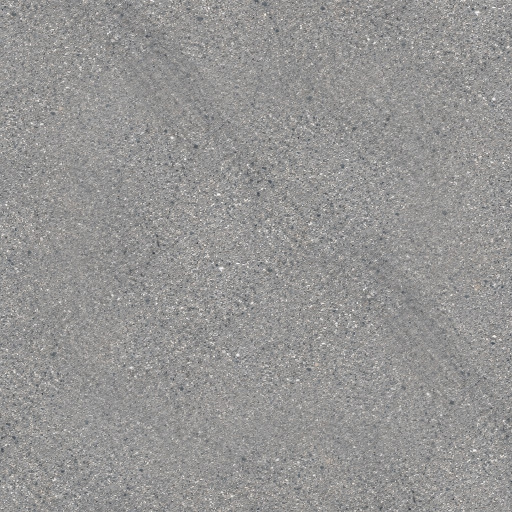
#> input picture assets/race/apron.jpg, 1024 x 1024 px (shown at 1/2 size)
$ python tileable.py ../assets/race/apron.jpg ../assets/race/asphalt.jpg
#> lines starting #> are read from the running program, lines starting #| are printed output that depends on the picture; after the words box and inside, x2 and y2 are one past the last pixel; in counts of white or black regions, pixels touching at a corner belong together
"""Make a photograph tile without seams: shift it by half (the old edges meet in the middle, the new edges are
the old middle, which already wraps), then cross-fade the unshifted image back in everywhere except near the new
edges, so the middle keeps the original and the seams are feathered away.

    uv run --with pillow tools/tileable.py in.png out.png [--size 1024]
"""

import sys

from PIL import Image, ImageChops, ImageDraw, ImageFilter

src, out = sys.argv[1], sys.argv[2]
size = int(sys.argv[sys.argv.index("--size") + 1]) if "--size" in sys.argv else 1024
img = Image.open(src).convert("RGB").resize((size, size), Image.LANCZOS)
#> img is the input picture: PIL image 1024x1024 RGB; mean R, G, B 149.4, 148.6, 147.6
shifted = ImageChops.offset(img, size // 2, size // 2)
# Mask: 255 (original) in the middle, 0 (shifted, which wraps) near the borders, soft in between.
mask = Image.new("L", (size, size), 0)
#> mask: PIL image 1024x1024 L; every value is 0
margin = size // 6
ImageDraw.Draw(mask).rectangle([margin, margin, size - margin, size - margin], fill=255)
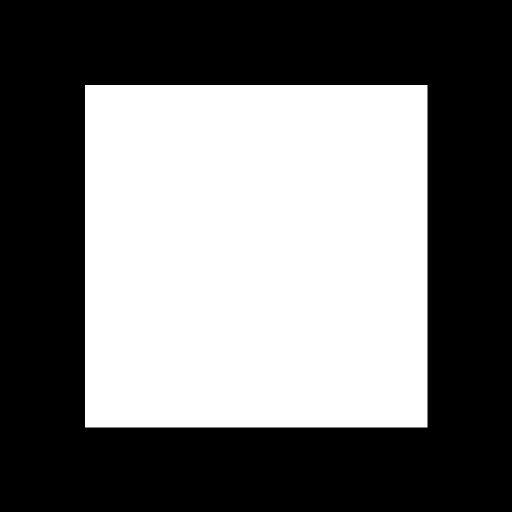
#> mask: PIL image 1024x1024 L (shown at 1/2 size); 44.7% white; 1 white region, box (x1, y1, x2, y2) and area: (170, 170, 855, 855) 469225
mask = mask.filter(ImageFilter.GaussianBlur(size / 14))
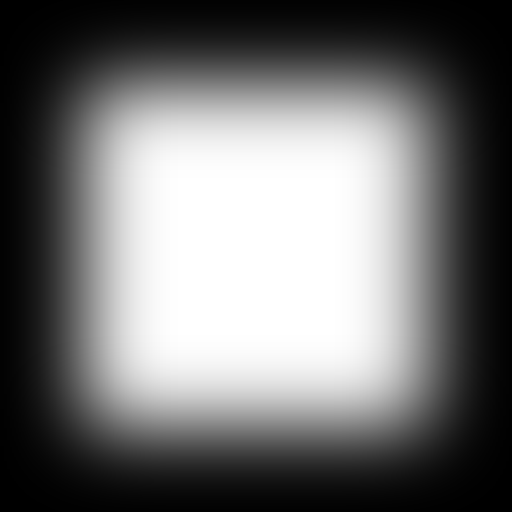
#> mask: PIL image 1024x1024 L (shown at 1/2 size); min 0, max 255, mean 114.1
Image.composite(img, shifted, mask).save(out)
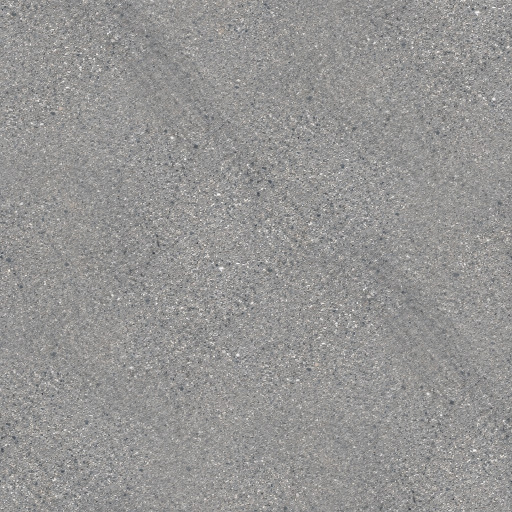
#> saved as asphalt.jpg: PIL image 1024x1024 RGB (shown at 1/2 size); mean R, G, B 149.4, 148.6, 147.6
print("tileable", out, size)

$ run again, on assets/race/concrete.jpg
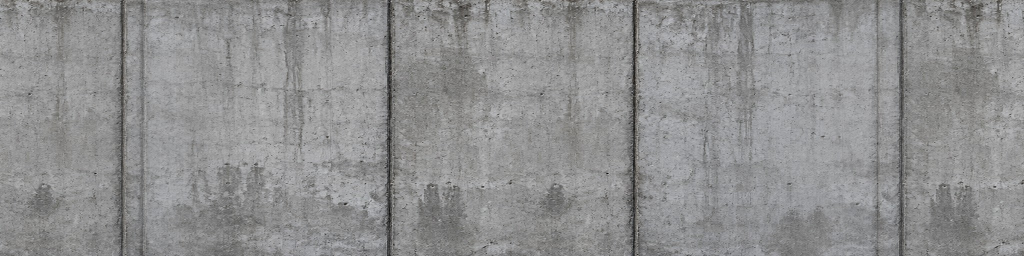
#> input picture assets/race/concrete.jpg, 2048 x 512 px (shown at 1/2 size)
#> `img = Image.open(src).convert("RGB").resize((size, size), Image.LANCZOS)`:
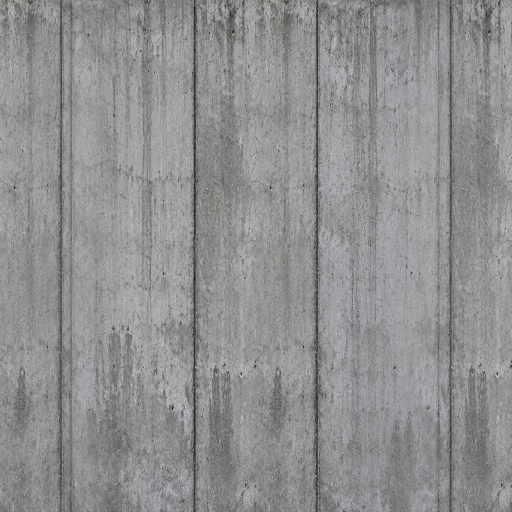
#> img: PIL image 1024x1024 RGB (shown at 1/2 size); mean R, G, B 143.4, 143.6, 143.9
#> `Image.composite(img, shifted, mask).save(out)`:
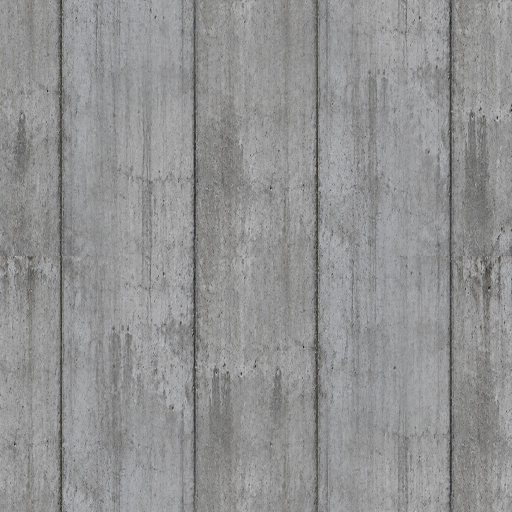
#> saved as concrete.jpg: PIL image 1024x1024 RGB (shown at 1/2 size); mean R, G, B 145.7, 145.9, 146.2
